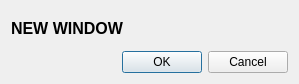
<?xml version="1.0" encoding="UTF-8"?>
<ui version="4.0">
 <class>my_dialog</class>
 <widget class="QDialog" name="my_dialog">
  <property name="geometry">
   <rect>
    <x>0</x>
    <y>0</y>
    <width>299</width>
    <height>84</height>
   </rect>
  </property>
  <property name="sizePolicy">
   <sizepolicy hsizetype="Minimum" vsizetype="Minimum">
    <horstretch>0</horstretch>
    <verstretch>0</verstretch>
   </sizepolicy>
  </property>
  <property name="windowTitle">
   <string>Dialog</string>
  </property>
  <layout class="QHBoxLayout" name="horizontalLayout">
   <item>
    <layout class="QVBoxLayout" name="verticalLayout">
     <item>
      <widget class="QLabel" name="label_new_win">
       <property name="font">
        <font>
         <family>MS Shell Dlg 2</family>
         <pointsize>12</pointsize>
         <weight>75</weight>
         <italic>false</italic>
         <bold>true</bold>
        </font>
       </property>
       <property name="layoutDirection">
        <enum>Qt::LeftToRight</enum>
       </property>
       <property name="autoFillBackground">
        <bool>true</bool>
       </property>
       <property name="styleSheet">
        <string notr="true"/>
       </property>
       <property name="text">
        <string>NEW WINDOW</string>
       </property>
      </widget>
     </item>
     <item>
      <widget class="QDialogButtonBox" name="buttonBox">
       <property name="orientation">
        <enum>Qt::Horizontal</enum>
       </property>
       <property name="standardButtons">
        <set>QDialogButtonBox::Cancel|QDialogButtonBox::Ok</set>
       </property>
      </widget>
     </item>
    </layout>
   </item>
  </layout>
 </widget>
 <resources/>
 <connections>
  <connection>
   <sender>buttonBox</sender>
   <signal>accepted()</signal>
   <receiver>my_dialog</receiver>
   <slot>accept()</slot>
   <hints>
    <hint type="sourcelabel">
     <x>248</x>
     <y>254</y>
    </hint>
    <hint type="destinationlabel">
     <x>157</x>
     <y>274</y>
    </hint>
   </hints>
  </connection>
  <connection>
   <sender>buttonBox</sender>
   <signal>rejected()</signal>
   <receiver>my_dialog</receiver>
   <slot>reject()</slot>
   <hints>
    <hint type="sourcelabel">
     <x>316</x>
     <y>260</y>
    </hint>
    <hint type="destinationlabel">
     <x>286</x>
     <y>274</y>
    </hint>
   </hints>
  </connection>
 </connections>
</ui>
